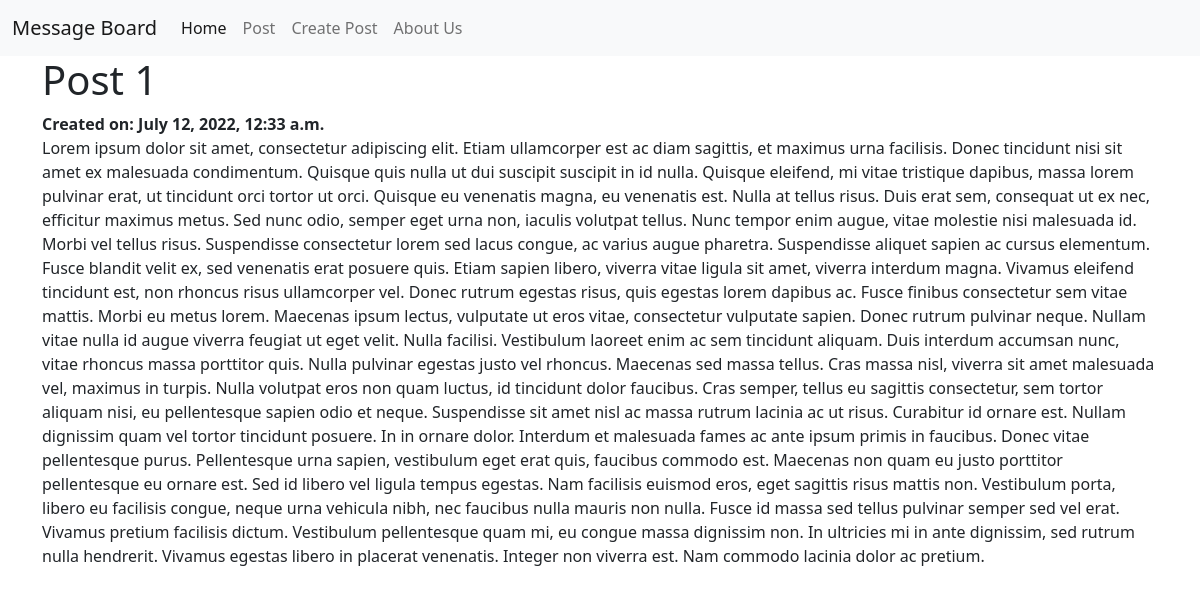
The app's page /posts/1/ with its own data.
### posts/models.py (models this page shows, shortened)
class Post(models.Model):
    title = models.CharField(max_length=256)
    body = models.TextField()
    created_on = models.DateTimeField(auto_now_add=True)

### posts/views.py (the view)
# urls.py: path('<int:pk>/', PostDetailView.as_view(), name='post_detail'),
class PostDetailView(DetailView): #the way to read this is PostDetailView is extending the DetailView class
    template_name = "posts/detail.html"
    model = Post

### templates/posts/detail.html (shortened to what this page needs)
{% extends 'base.html' %}
{% block content %}
<h1>{{ post.title }}</h1>
<strong>Created on: {{ post.created_on }}</strong>
<p>{{ post.body }}</p>
{% endblock content %}

### records on screen
Post: title "Post 1", created_on "July 12, 2022, 12:33 a.m.", body "Lorem ipsum dolor sit amet, consectetur adipiscing elit. Etiam ullamcorper est ac diam sagittis, et maximus urna facilisis. Donec tincidunt nisi sit amet ex malesuada condimentum. Quisque quis nulla ut dui suscipit suscipit in id nulla. Quisque eleifend, mi vitae tristique dapibus, massa lorem pulvinar erat, ut tincidunt orci tortor ut orci. Quisque eu venenatis magna, eu venenatis est. Nulla at tellus risus. Duis erat sem, consequat ut ex nec, efficitur maximus metus. Sed nunc odio, semper eget urna non, iaculis volutpat tellus. Nunc tempor enim augue, vitae molestie nisi malesuada id. Morbi vel tellus risus. Suspendisse consectetur lorem sed lacus congue, ac varius augue pharetra.…"
